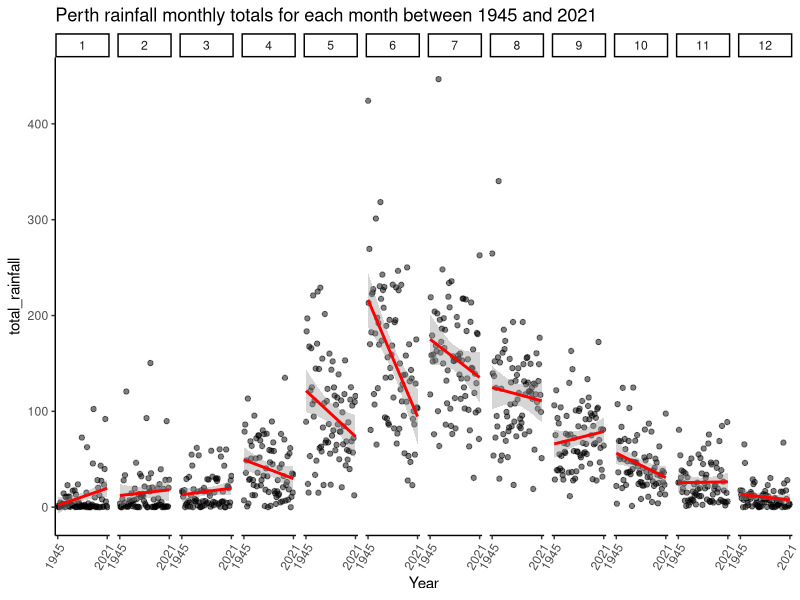
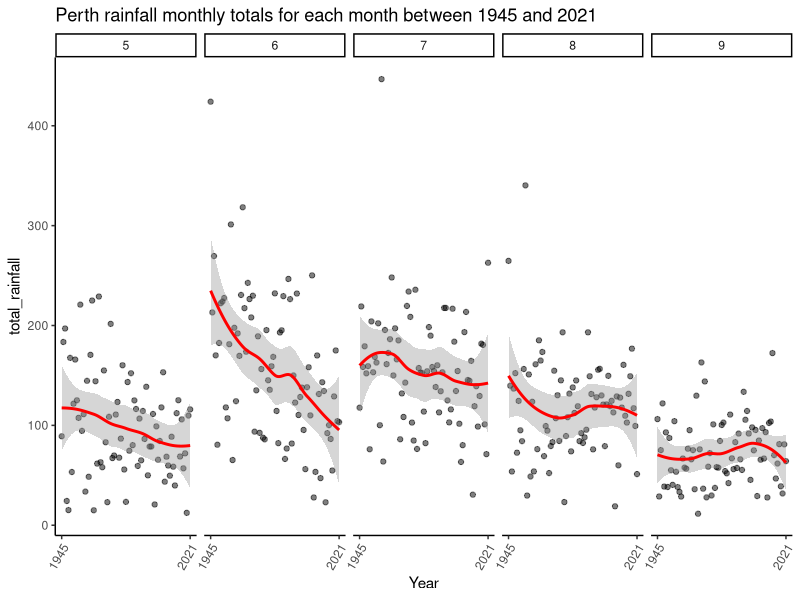
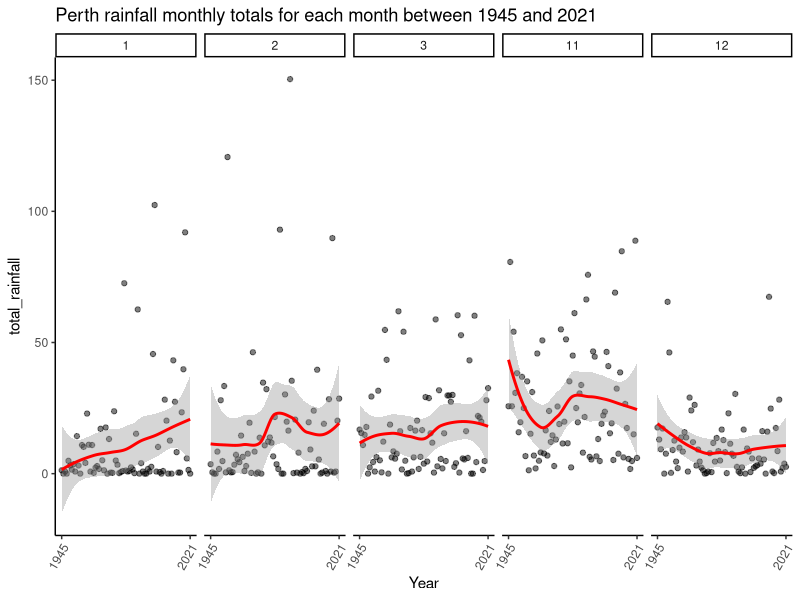
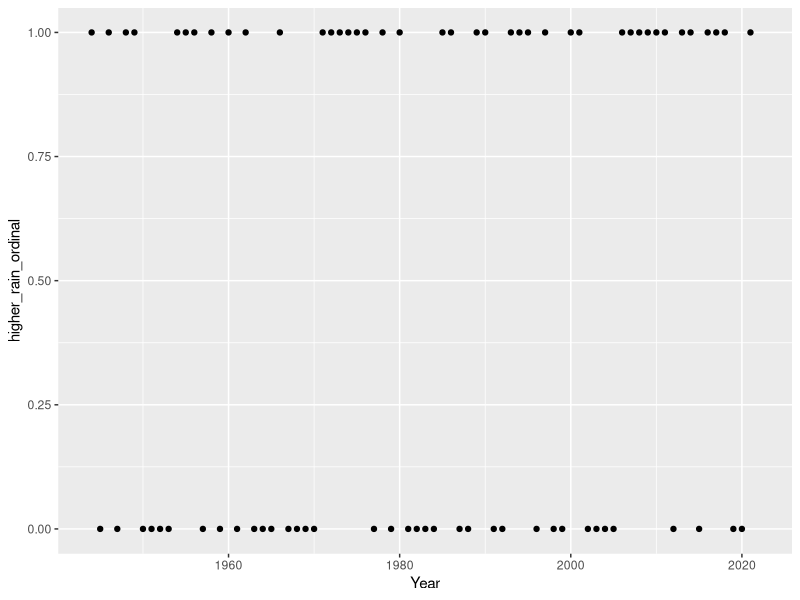
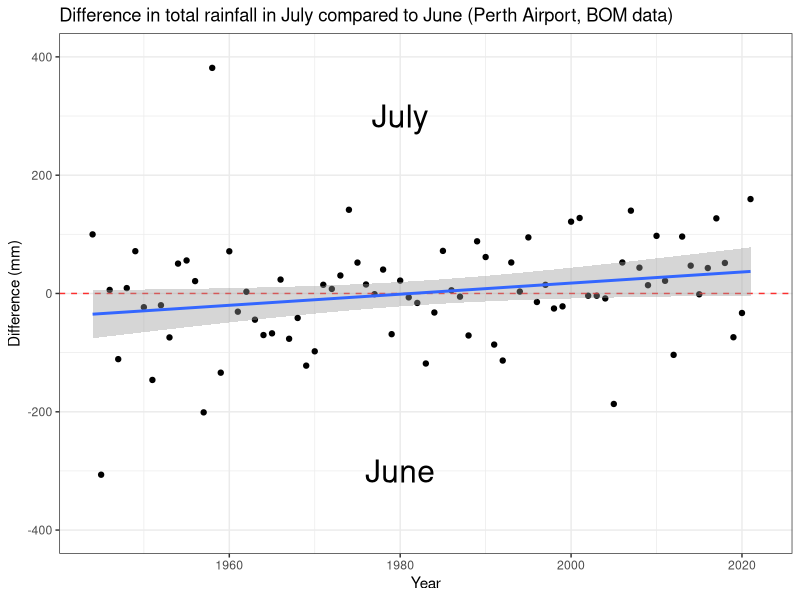
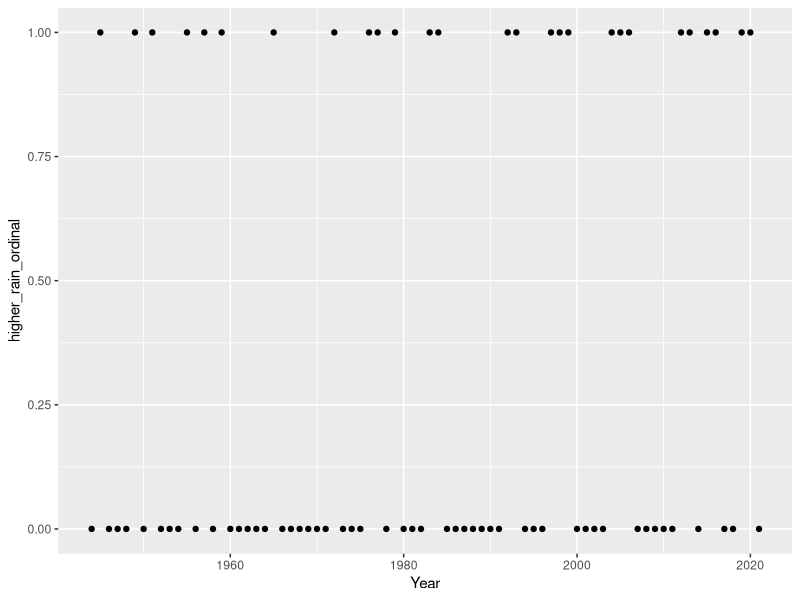
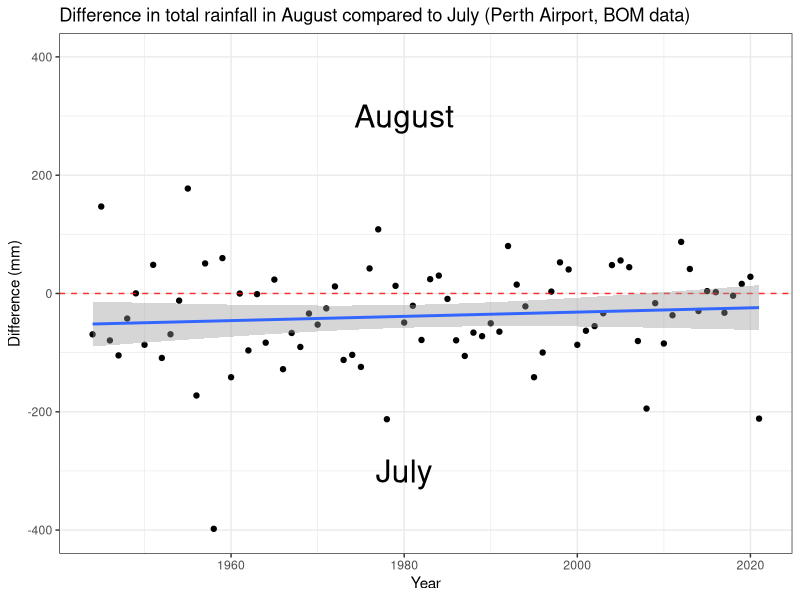
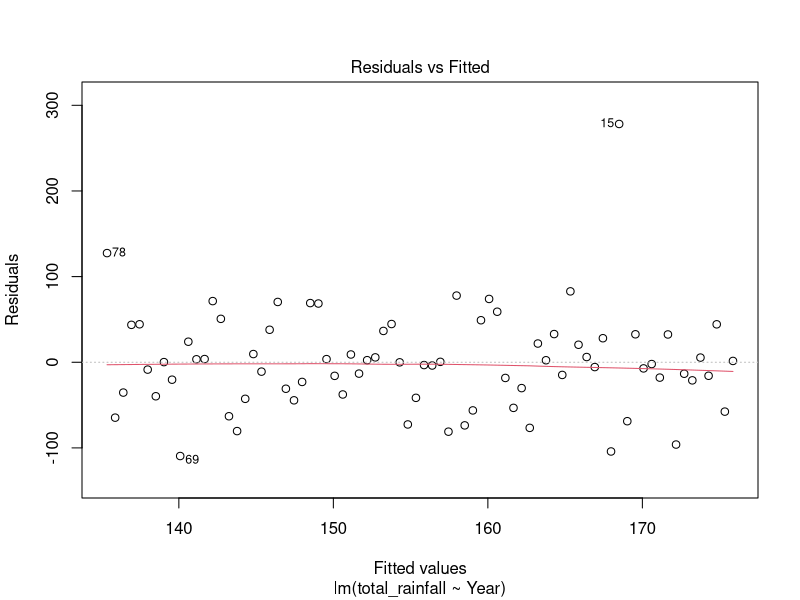

Source code (R) for these figures, in order:
## ---- chunk 1
suppressMessages(library(data.table))
suppressMessages(library(tidyverse))
suppressMessages(library(splines))
## ---- chunk 2
rain <- fread("airport_data/IDCJAC0009_009021_1800_Data.csv")
rain <- rain %>% drop_na("Rainfall amount (millimetres)")
## ---- chunk 3
min_year = rain$Year %>% min
max_year = rain$Year %>% max
rainfall_totals <- rain %>% 
	group_by(Year, Month) %>% 
	summarise(total_rainfall = sum(`Rainfall amount (millimetres)`))

rainfall_totals %>% 
	filter(Year != 1944, Year != 2022) %>% 
	ggplot(aes(Year, total_rainfall)) + 
	facet_grid(cols=vars(Month)) +
	geom_point(alpha = 0.5) +
	geom_smooth(method="lm", colour = "red") +
	theme_classic() +
	theme(axis.text.x=element_text(angle=60,hjust=1)) +
	scale_x_continuous(breaks = c(min_year+1, max_year-1)) +
	ggtitle("Perth rainfall monthly totals for each month between 1945 and 2021")
#ggsave("monthly_totals_regressed_year_as_predictor.png")
## ---- chunk 4
rainfall_totals %>% 
	filter(Year != 1944, Year != 2022) %>% 
	filter(Month > 4, Month <= 9) %>% 
	ggplot(aes(Year, total_rainfall)) + 
	facet_grid(cols=vars(Month)) +
	geom_point(alpha = 0.5) +
	geom_smooth(method="loess", colour = "red") +
	theme_classic() +
	theme(axis.text.x=element_text(angle=60,hjust=1)) +
	scale_x_continuous(breaks = c(min_year+1, max_year-1)) +
	ggtitle("Perth rainfall monthly totals for each month between 1945 and 2021")
rainfall_totals %>% 
	filter(Year != 1944, Year != 2022) %>% 
	filter(Month < 4 | Month > 10) %>% 
	ggplot(aes(Year, total_rainfall)) + 
	facet_grid(cols=vars(Month)) +
	geom_point(alpha = 0.5) +
	geom_smooth(method="loess", colour = "red") +
	theme_classic() +
	theme(axis.text.x=element_text(angle=60,hjust=1)) +
	scale_x_continuous(breaks = c(min_year+1, max_year-1)) +
	ggtitle("Perth rainfall monthly totals for each month between 1945 and 2021")
## ---- chunk 5
rainfall_totals_june_july_higher <- rainfall_totals %>% 
	filter(Month > 5, Month < 8) %>% 
	#cols become Year june july
	pivot_wider(names_from = c(Month), values_from = total_rainfall) %>% 
	mutate(higher_rain = case_when(
		`6` > `7` ~ "June",
		`7` > `6` ~ "July",
	)) %>% 
	mutate(higher_rain_ordinal = case_when(
		higher_rain == "June" ~ 0,
		higher_rain == "July" ~ 1
	)) %>% 
	mutate(delta = `7` - `6`)
rainfall_totals_june_july_higher %>% 
	ggplot(aes(Year, higher_rain_ordinal)) +
	geom_point()

rainfall_totals_june_july_higher %>% 
	ggplot(aes(Year, delta)) +
	geom_point() +
	geom_hline(yintercept = 0, linetype = 'dashed', alpha = 0.8, colour = "red") +
	geom_smooth(method="glm") +
	ggtitle("Difference in total rainfall in July compared to June (Perth Airport, BOM data)") +
	ylab("Difference (mm)") +
	theme_bw() +
	ylim(-400,400) +
	annotate("text", label = "July", x = 1980, y = 300, size = 8) +
	annotate("text", label = "June", x = 1980, y = -300, size = 8)
#ggsave("Difference in total rainfall in July compared to June.png")
## ---- chunk 6
m.rainfall_totals_june_july_higher <- glm(delta ~ Year, data = rainfall_totals_june_july_higher)
summary(m.rainfall_totals_june_july_higher)
## ---- chunk 7
rainfall_totals_july_august_higher <- rainfall_totals %>% 
	filter(Month > 6, Month < 9) %>% 
	#cols become Year june july
	pivot_wider(names_from = c(Month), values_from = total_rainfall) %>% 
	mutate(higher_rain = case_when(
		`7` > `8` ~ "July",
		`8` > `7` ~ "August"
	)) %>% 
	mutate(higher_rain_ordinal = case_when(
		higher_rain == "July" ~ 0,
		higher_rain == "August" ~ 1
	)) %>% 
	mutate(delta = `8` - `7`)
rainfall_totals_july_august_higher %>% 
	ggplot(aes(Year, higher_rain_ordinal)) +
	geom_point()

rainfall_totals_july_august_higher %>% 
	ggplot(aes(Year, delta)) +
	geom_point() +
	geom_hline(yintercept = 0, linetype = 'dashed', alpha = 0.8, colour = "red") +
	geom_smooth(method="glm") +
	ggtitle("Difference in total rainfall in August compared to July (Perth Airport, BOM data)") +
	ylab("Difference (mm)") +
	theme_bw() +
	ylim(-400,400) +
	annotate("text", label = "August", x = 1980, y = 300, size = 8) +
	annotate("text", label = "July", x = 1980, y = -300, size = 8)
#ggsave("Difference in total rainfall in August compared to July")
## ---- chunk 8
m.rainfall_totals_july_august_higher <- glm(delta ~ Year, data = rainfall_totals_july_august_higher)
summary(m.rainfall_totals_july_august_higher)
## ---- chunk 9
test_july = rainfall_totals %>% filter(Month == 7)
july_rainfall_vs_year <- lm(total_rainfall ~ Year, data = test_july)
july_rainfall_vs_year %>% summary()
plot(july_rainfall_vs_year)
## ---- chunk 10
test_dec = rainfall_totals %>% filter(Month == 12)
dec_rainfall_vs_year <- lm(total_rainfall ~ Year, data = test_dec)
dec_rainfall_vs_year %>% summary()
plot(dec_rainfall_vs_year)
predict(dec_rainfall_vs_year, list(Year = 2021), interval = "confidence")
## ---- chunk 11
summary(dec_rainfall_vs_year)$coefficients[2,]
## ---- chunk 12
models.year_vs_rainfall_per_month <- rainfall_totals %>% 
	mutate(Year = Year - 1945) %>% 
	group_by(Month) %>% 
	group_modify(~ broom::tidy(lm(total_rainfall ~ Year, data = .)))
models.year_vs_rainfall_per_month
## ---- chunk 13
models.year_vs_rainfall_per_month %>% 
	filter(term == "Year") %>% 
	ggplot(aes(Month, estimate, ymin=estimate-std.error, ymax=estimate+std.error, colour = -log10(p.value))) + 
	theme_classic() +
	geom_point() +
	geom_pointrange() +
	ggtitle("Estimated change in average total monthly rainfall per year") +
	ylab("estimated change rainfall (mm)") +
	scale_x_continuous(breaks = 1:12)
#ggsave("Estimated_change_in_average_total_monthly_rainfall_per_year.png")
## ---- chunk 14
models.year_vs_rainfall_per_month %>% 
	filter(term == "(Intercept)") %>% 
	ggplot(aes(Month, estimate, ymin=estimate-std.error, ymax=estimate+std.error, colour = -log10(p.value))) + 
	geom_point() +
	geom_pointrange() +
	ggtitle("Estimate for mean rainfall at Perth Airport in 1945 (intercept estimates)") +
	theme_classic()
## ---- chunk 15
models.year_vs_rainfall_per_month %>% 
	pivot_wider(names_from = c(term), values_from = c("estimate","std.error","statistic","p.value")) %>% 
	mutate(estimate_2021 = `estimate_(Intercept)` + 76*`estimate_Year`) %>% 
	ggplot(aes(Month, estimate_2021, colour = -log10(p.value_Year))) + 
	geom_point() +
	ggtitle("Estimate for mean rainfall at Perth Airport in 2021") +
	theme_classic()
## ---- chunk 16
Years <- c(1945,1970,2021)
models.year_vs_rainfall_per_month.predictions.CI <- rainfall_totals %>% 
	group_by(Month) %>% 
	group_modify(
		~ as.data.frame(predict(
				lm(total_rainfall ~ Year, data = .), list(Year = Years), interval = "confidence"
			))) %>% 
	mutate(Year = Years)

models.year_vs_rainfall_per_month.predictions.CI %>% 
	ggplot(aes(Month, fit, colour = Year, group = Year)) + 
	geom_point() + geom_line() +
	theme_classic() +
	ggtitle("Monthly average total rainfall estimate predicted from per month model\nfor 1945, 1970, and 2021 (Perth Airport)") +
	ylab("Estimated rainfall total (mm)") +
	scale_x_continuous(breaks = 1:12)
#ggsave("monthly_total_rain_est_predicted_from_per_month_models.png")
## ---- chunk 17
#need Month as factor for this to work
rainfall_totals_cat_month <- rainfall_totals %>% 
	mutate(Month = as.factor(Month)) %>% 
	mutate(Month = fct_relevel(Month, as.character(1:12)))
month_predict_rainfall <- lm(total_rainfall ~ Month + Year, data = rainfall_totals_cat_month)
summary(month_predict_rainfall)
## ---- chunk 18
plot(month_predict_rainfall)
## ---- chunk 19
month_predict_rainfall_monthnumeric <- lm(total_rainfall ~ Month + Year, data = rainfall_totals)
summary(month_predict_rainfall_monthnumeric)
plot(month_predict_rainfall_monthnumeric)
## ---- chunk 20
rain <- rain %>% 
	mutate(did_rain = `Rainfall amount (millimetres)` > 0)

rainy_days <- rain %>% 
	group_by(Month, Day) %>% 
	summarise(number_of_rainy_days = sum(did_rain), days_observed = n()) %>% 
	mutate(proportion_rained = number_of_rainy_days/days_observed)
rainy_days
## ---- chunk 21
rainy_days %>% 
	ggplot(aes(x=Day, y=proportion_rained)) +
	geom_point() + facet_grid(cols=vars(Month), space="free") +
	theme_classic() + geom_smooth()
## ---- chunk 22
rainy_days %>% 
	ggplot(aes(x=Month, y=proportion_rained, group = factor(Month))) +
	geom_boxplot()
## ---- chunk 23
rain %>% 
	filter(Month == 6) %>% 
	ggplot(aes(Day, `Rainfall amount (millimetres)`)) +
	geom_point()
rainy_days %>% 
	filter(Month == 6) %>% 
	ggplot(aes(Day, proportion_rained)) +
	geom_point()
rainy_days %>% 
	filter(Month == 7) %>% 
	ggplot(aes(Day, proportion_rained)) +
	geom_point()
rainy_days %>% 
	filter(Month == 8) %>% 
	ggplot(aes(Day, proportion_rained)) +
	geom_point()
## ---- chunk 24
rainy_days$index <- 1:length(rainy_days$Day)
rainy_days <- rainy_days %>% mutate(date_str = str_c(Day, Month, sep = "/"))
#custom_breaks = seq(1,366,31)
custom_breaks = c(
	1,32,32+29,32+29+31,92+30,153,153+30,214,245,275,306,336,366
)
rainy_days %>% 
	ggplot(aes(index, proportion_rained*100)) +
	geom_point() +
	geom_smooth(span=0.5) +
	scale_y_continuous(breaks = seq(0,1,0.1)*100) +
	ylab("Percentage of days with any rain") +
	xlab("Date") +
	scale_x_continuous(breaks = custom_breaks, labels = rainy_days$date_str[custom_breaks]) +
	ggtitle("Should you plan to go outside? Percent chance of any rain for Perth Airport") +
	theme_bw()
#ggsave("Percent chance of any rain for Perth Airport.png", width = 10, height = 7)
## ---- chunk 25
m.loess <- loess(proportion_rained ~ index, data = rainy_days, span=0.5)


X <- rainy_days$index
Y <- predict(m.loess, X)
plot(X, rainy_days$proportion_rained, xlab = "day", ylab = "proportion (0 to 1)", main="proportion of rainy days (Perth Airport)")
points(X,Y, type = "l")

dY <- diff(Y)/diff(X)
dX <- rowMeans(embed(X,2))

plot(dX, abs(dY), type="l", xlab = "day", ylab = "absolute rate of change", main = "rate of change in proportion of rainy days (Perth Airport)")
## ---- chunk 26

